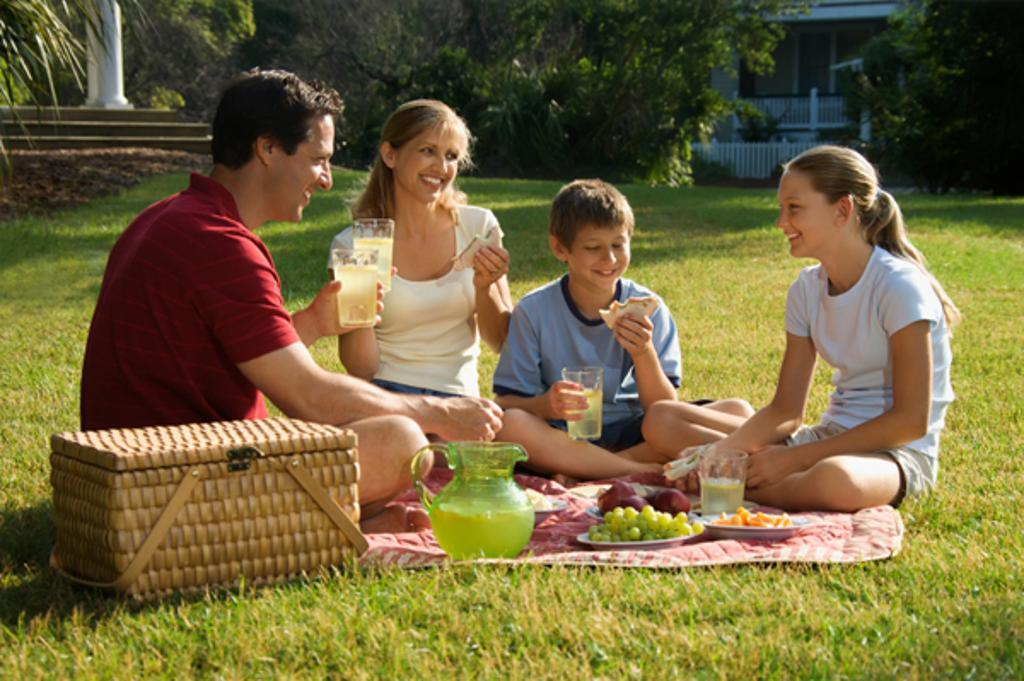
#> input picture setting_test/image.jpg, 1024 x 681 px, found by its file name
$ jupyter execute --allow-errors trt_test.ipynb
#> lines starting #> are read from the running program, lines starting #| are printed output that depends on the picture
### trt_inference/trt_utils.py
import tensorrt as trt
import pycuda.autoinit
import pycuda.driver as cuda
import numpy as np
import cv2
import matplotlib.pyplot as plt
import torch
import torchvision
import time
import pyrealsense2 as rs
import sys
from load_process import LoadRealSense, LoadImages

class BaseEngine(object):
    def __init__(self, engine_path, logger, print_log=False):
        self.mean = None
        self.std = None
        self.n_classes = 1
        self.nkpt = 5
        self.use_onnx_trt = False
        self.class_names = ['face']
        self.logger =logger
        self.print_log = print_log

        logger = trt.Logger(trt.Logger.WARNING)
        logger.min_severity = trt.Logger.Severity.ERROR
        runtime = trt.Runtime(logger)
        trt.init_libnvinfer_plugins(logger,'') # initialize TensorRT plugins
        with open(engine_path, "rb") as f:
            serialized_engine = f.read()
        engine = runtime.deserialize_cuda_engine(serialized_engine)
        self.imgsz = engine.get_binding_shape(0)[2:]  # get the read shape of model, in case user input it wrong
        print("self.imgsz :", self.imgsz)
        self.context = engine.create_execution_context()
        self.inputs, self.outputs, self.bindings = [], [], []
        self.stream = cuda.Stream()

        for binding in engine:
            size = trt.volume(engine.get_binding_shape(binding))
            dtype = trt.nptype(engine.get_binding_dtype(binding))
            host_mem = cuda.pagelocked_empty(size, dtype)
            device_mem = cuda.mem_alloc(host_mem.nbytes)
            self.bindings.append(int(device_mem))
            if engine.binding_is_input(binding):
                self.inputs.append({'host': host_mem, 'device': device_mem})
            else:
                self.outputs.append({'host': host_mem, 'device': device_mem})


    def infer(self, img):
        self.inputs[0]['host'] = np.ravel(img)
        # transfer data to the gpu
        for inp in self.inputs:
            cuda.memcpy_htod_async(inp['device'], inp['host'], self.stream)
        # run inference
        self.context.execute_async_v2(
            bindings=self.bindings,
            stream_handle=self.stream.handle)
        # fetch outputs from gpu
        # 여기에 nms 추가할 수는 없나

        for out in self.outputs:
            cuda.memcpy_dtoh_async(out['host'], out['device'], self.stream)
        # synchronize stream
        self.stream.synchronize()
        #self.logger.info("finished inference")
        data = [out['host'] for out in self.outputs]
        return data

    # [123 lines left out: functions inference, postprocess, postprocess_ops_nms, not called in this run]

    def get_fps(self):
        img = np.ones((1,3,self.imgsz[0], self.imgsz[1]))
        img = np.ascontiguousarray(img, dtype=np.float32)
        for _ in range(5):  # warmup
            _ = self.infer(img)

        t0 = time.perf_counter()
        for _ in range(100):  # calculate average time
            _ = self.infer(img)
        t1 = time.perf_counter()
        print(f"yolo model inference (without preprocess, postprocess)\n{(t1 - t0)/100:.3f}s ({100/(t1 - t0):.3f} FPS)")

    # [254 lines left out: functions detect_video, detect_video_v2, detect_rs, nms, multiclass_nms, preproc and 1 more, not called in this run]


def rainbow_fill(size=50):  # simpler way to generate rainbow color
#> called with size = 80
    cmap = plt.get_cmap('jet')
    color_list = []

    for n in range(size):
        color = cmap(n/size)
        color_list.append(color[:3])  # might need rounding? (round(x, 3) for x in color)[:3]

    return np.array(color_list)


_COLORS = rainbow_fill(80).astype(np.float32).reshape(-1, 3)

# [97 lines left out: functions vis_end2end, vis, vis_keypoint, not called in this run]

### trt_inference/trt_test.ipynb
[cell 1]
from trt_utils import preproc, vis
from trt_utils import BaseEngine
import numpy as np
import cv2
import time
import os, sys
import argparse
from loguru import logger
import matplotlib.pyplot as plt
class Predictor(BaseEngine):
    def __init__(self, engine_path, logger, print_log):
#> called with engine_path = '../end2end_onnx_2.trt', print_log = False
        super(Predictor, self).__init__(engine_path, logger, print_log)
#> (the call stopped at in __init__, `logger = trt.Logger(trt.Logger.WARNING)`: tensorrt is not available in this run)
        self.n_classes = 1  # your model classes

[cell 2]
onnx_predictor = Predictor('../end2end_onnx_2.trt', logger=None, print_log=False)
trt_predictor = Predictor('../yolov7-lite-t_end2end.trt', logger=None, print_log=False)
#> (the call stopped at in __init__, `logger = trt.Logger(trt.Logger.WARNING)`: tensorrt is not available in this run)

#> (a cell that did not finish here is left out)

[cell 4]
#img = np.random.randn(1,3, 640, 640)
img = cv2.imread('../image.jpg')
#> img is the input picture: shape (681, 1024, 3); mean B, G, R 59.1, 101.6, 113.7
img = img[:, :, ::-1]
img = cv2.resize(img, (640, 640))
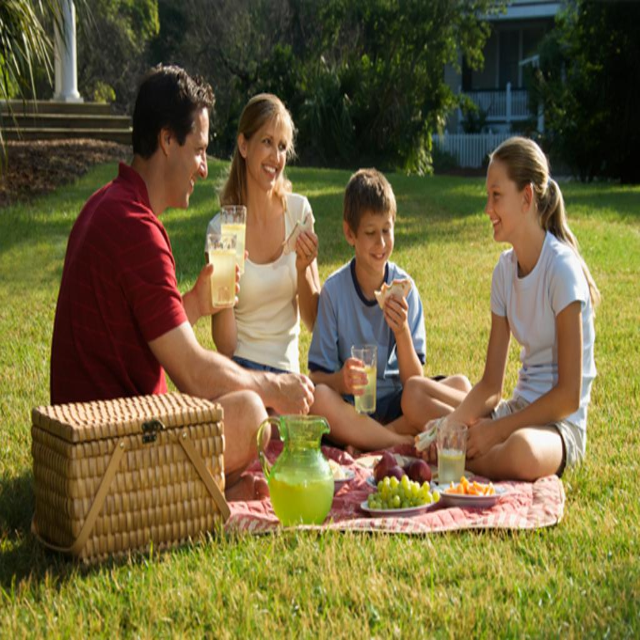
#> img: shape (640, 640, 3); mean R, G, B 113.6, 101.4, 58.9
plt.imshow(img)
img = img / 255.0
img = img.transpose(2, 0, 1)
img = np.ascontiguousarray(img, np.float32)

[cell 5]
plt.imshow(img.transpose(1,2,0))

#> (a cell that did not finish here is left out)

[cell 7]
nkpt=5
#> (the rest of this cell did not finish here and is left out)

#> (a cell that did not finish here is left out)

#> (a cell that did not finish here is left out)

#> (a cell that did not finish here is left out)

#> (a cell that did not finish here is left out)

#> (a cell that did not finish here is left out)

#> (a cell that did not finish here is left out)
